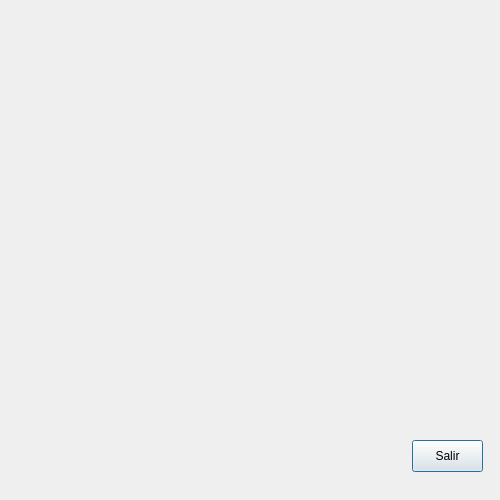
<?xml version="1.0" encoding="UTF-8"?>
<ui version="4.0">
 <class>Dialog</class>
 <widget class="QDialog" name="Dialog">
  <property name="geometry">
   <rect>
    <x>0</x>
    <y>0</y>
    <width>500</width>
    <height>500</height>
   </rect>
  </property>
  <property name="windowTitle">
   <string>Dialog</string>
  </property>
  <widget class="QPushButton" name="pushButton">
   <property name="geometry">
    <rect>
     <x>412</x>
     <y>440</y>
     <width>71</width>
     <height>32</height>
    </rect>
   </property>
   <property name="text">
    <string>Salir</string>
   </property>
  </widget>
 </widget>
 <resources/>
 <connections/>
</ui>
